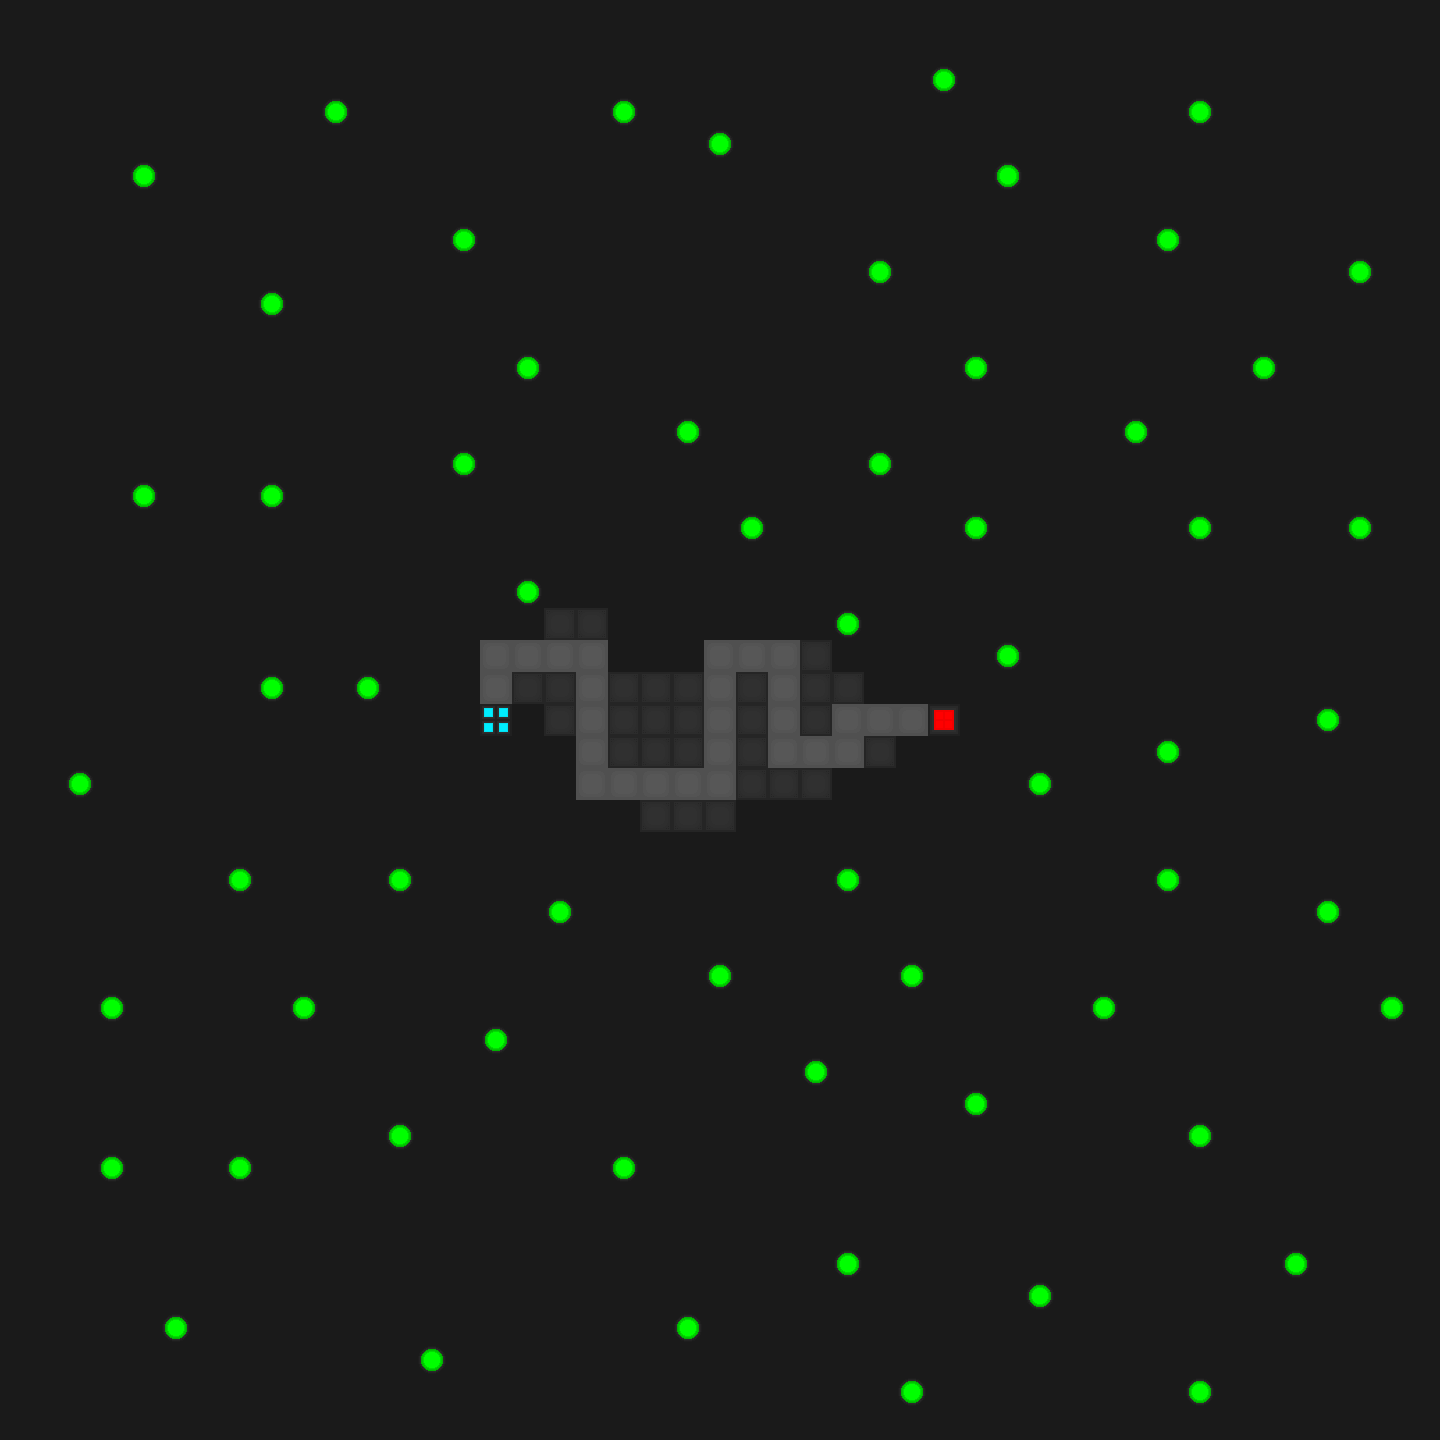

Below is a game level as drawn by its tile map, then a one-line description and the .tmx that defines it (tile-layer data replaced by summaries):
An orthogonal 45x45 tile map with 32x32 px tiles, 5 tile layers (background, enemy_base, player_base, road, ...).

<map version="1.10" tiledversion="1.11.2" orientation="orthogonal" renderorder="right-down" width="45" height="45" tilewidth="32" tileheight="32" infinite="0" nextlayerid="6" nextobjectid="1">
 <tileset firstgid="1" source="tile_sheet.tsx" />
 <layer id="1" name="background" width="45" height="45">
  <data>[2025 cells, 2025 non-empty, 2 distinct tile ids]</data>
 </layer>
 <layer id="2" name="enemy_base" width="45" height="45">
  <data>[2025 cells, 1 non-empty, 1 distinct tile ids]</data>
 </layer>
 <layer id="3" name="player_base" width="45" height="45">
  <data>[2025 cells, 1 non-empty, 1 distinct tile ids]</data>
 </layer>
 <layer id="4" name="road" width="45" height="45">
  <data>[2025 cells, 27 non-empty, 1 distinct tile ids]</data>
 </layer>
 <layer id="5" name="platforms" width="45" height="45">
  <data>[2025 cells, 28 non-empty, 1 distinct tile ids]</data>
 </layer>
</map>
